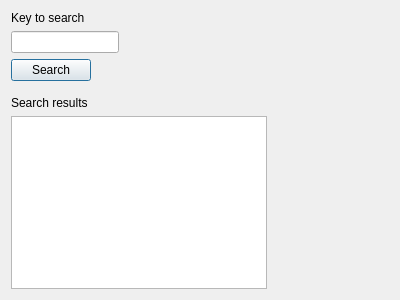
<?xml version="1.0" encoding="UTF-8"?>
<ui version="4.0">
 <class>Dialog</class>
 <widget class="QDialog" name="Dialog">
  <property name="geometry">
   <rect>
    <x>0</x>
    <y>0</y>
    <width>400</width>
    <height>300</height>
   </rect>
  </property>
  <property name="windowTitle">
   <string>Dialog</string>
  </property>
  <layout class="QFormLayout" name="formLayout">
   <item row="0" column="0">
    <widget class="QLabel" name="label">
     <property name="text">
      <string>Key to search</string>
     </property>
    </widget>
   </item>
   <item row="1" column="0">
    <widget class="QLineEdit" name="lineEdit"/>
   </item>
   <item row="2" column="0">
    <widget class="QPushButton" name="pushButton">
     <property name="text">
      <string>Search</string>
     </property>
    </widget>
   </item>
   <item row="4" column="0">
    <widget class="QLabel" name="label_2">
     <property name="text">
      <string>Search results</string>
     </property>
    </widget>
   </item>
   <item row="5" column="0">
    <widget class="QTableView" name="tableView"/>
   </item>
   <item row="3" column="0">
    <widget class="Line" name="line">
     <property name="orientation">
      <enum>Qt::Orientation::Horizontal</enum>
     </property>
    </widget>
   </item>
  </layout>
 </widget>
 <resources/>
 <connections/>
</ui>
